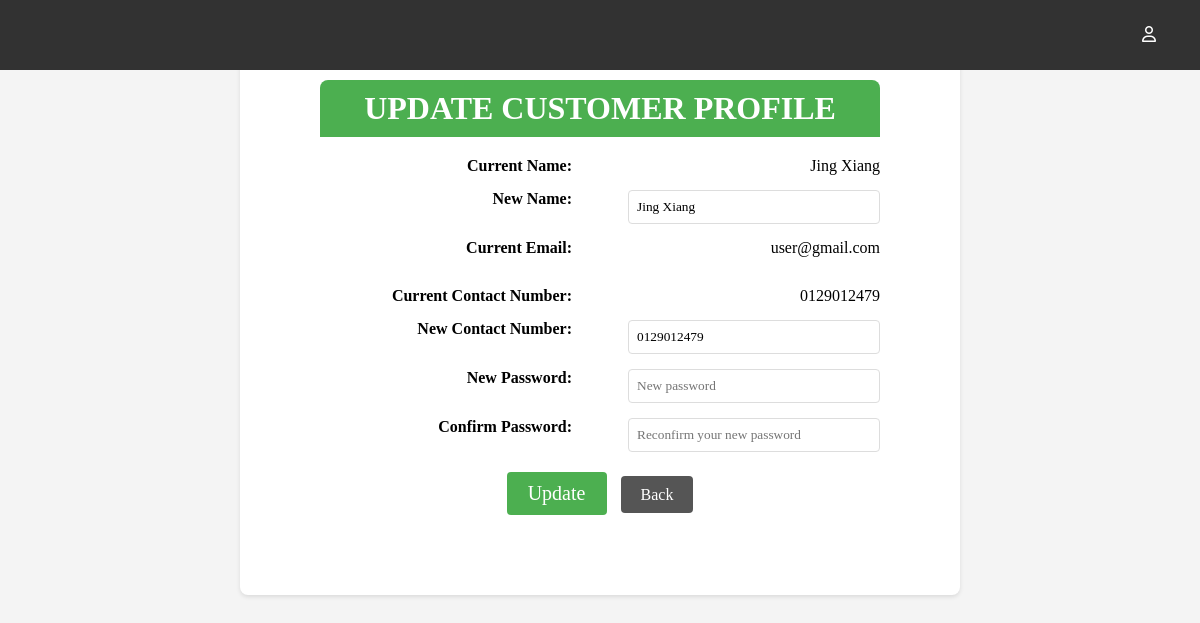
Page /adminupdateuserlist.php?updateid=1 (signed in) on the committed database.
### tables this page shows
CREATE TABLE `customer` (
  `customer_id` int(11) NOT NULL AUTO_INCREMENT,
  `customer_name` varchar(100) NOT NULL,
  `customer_email` varchar(100) NOT NULL,
  `customer_contactnum` varchar(100) NOT NULL,
  `customer_password` varchar(100) NOT NULL,
  `customer_secret` varchar(100) NOT NULL,
  PRIMARY KEY (`customer_id`)
);

### adminupdateuserlist.php (the view, shortened to what this page needs)
<?php
   include 'config.php';
   include 'adminnavbar.php';
   $customerid = isset($_GET['updateid']) ? $_GET['updateid'] : '';
   $sql = "SELECT * FROM customer WHERE customer_id = $customerid";
   $result = mysqli_query($conn, $sql);
   $row = mysqli_fetch_assoc($result);
   $name = $row['customer_name'];
   $number = $row['customer_contactnum'];
?>
<!DOCTYPE html>
<html lang="en">
<head>
</head>
<body>
   <div class="container">
      <h1>Update Customer Profile</h1>
      <form action="" method="post">
         <div class="form-group">
            <label>Current Name:</label>
            <div><?php echo $row['customer_name']; ?></div>
         </div>
         <div class="form-group">
            <label>New Name:</label>
            <input type="text" name="name" placeholder="Update your name" value="<?php echo $name; ?>" autocomplete="off">
         </div>
         <div class="form-group">
            <label>Current Email:</label>
            <div><?php echo $row['customer_email']; ?></div>
         </div>
         <div class="form-group">
            <label>Current Contact Number:</label>
            <div><?php echo $row['customer_contactnum']; ?></div>
         </div>
         <div class="form-group">
            <label>New Contact Number:</label>
            <input type="text" name="number" placeholder="Update your contact number" value="<?php echo $number; ?>" autocomplete="off">
         </div>
         <div class="form-group">
            <label>New Password:</label>
            <input type="password" name="newpassword" placeholder="New password" autocomplete="off">
         </div>
         <div class="form-group">
            <label>Confirm Password:</label>
            <input type="password" name="cpassword" placeholder="Reconfirm your new password" autocomplete="off">
         </div>
         <div class="form-actions">
            <input type="submit" name="submit" value="Update">
            <a href="adminviewuserlist.php">Back</a>
         </div>
      </form>
   </div>
</body>
</html>

### navbar.css (style rules this page uses)
* { margin: 0%; padding: 0%; background-size: cover; background-repeat: no-repeat; background-attachment: fixed; background-position: center; box-sizing: border-box; font-family: FS Meridian Regular; }
h1 { font-family: FS Meridian Thin; text-transform: uppercase; }
input[type=submit] { background-color: transparent; font-size: 1.25rem; min-width: 6.25rem; min-height: 1.875rem; border: 0.125rem solid black; text-decoration: none; color: black; text-decoration: none; }

### adminupdateuserlist.php (style rules this page uses)
body { font-family: Arial, sans-serif; background-color: #f4f4f4; margin: 0; padding: 0; }
.container { width: 60%; margin: 0px auto; padding:80px; background-color: #fff; border-radius: 8px; box-shadow: 0 2px 4px rgba(0, 0, 0, 0.1); }
h1 { text-align: center; color: #333; margin-bottom: 20px; padding: 10px; background-color: #4CAF50; color: white; border-radius: 8px 8px 0 0; }
.form-group { display: flex; justify-content: space-between; margin-bottom: 15px; }
.form-group label { width: 45%; margin-right: 5%; text-align: right; font-weight: bold; }
.form-group input { width: 45%; padding: 8px; border: 1px solid #ddd; border-radius: 4px; }
.form-actions { text-align: center; margin-top: 20px; }
.form-actions input[type="submit"] { padding: 10px 20px; background-color: #4CAF50; color: white; border: none; border-radius: 4px; cursor: pointer; transition: background-color 0.3s; }
.form-actions a { padding: 10px 20px; background-color: #555; color: white; border: none; border-radius: 4px; text-decoration: none; cursor: pointer; transition: background-color 0.3s; margin-left: 10px; }

### rows in the picture
customer: customer_name "Jing Xiang", name "Jing Xiang", customer_email "user@gmail.com", customer_contactnum "0129012479", number "0129012479"
